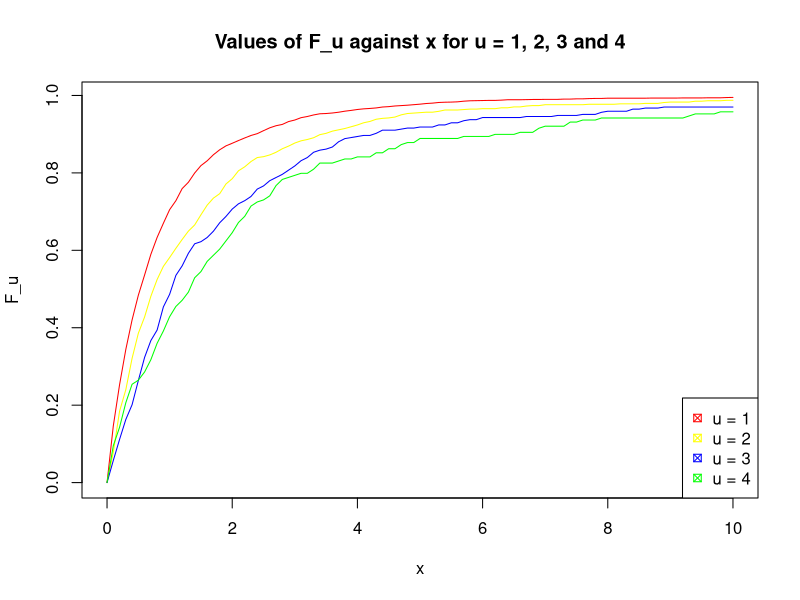

The R script that drew this image:
rpareto = function(n, alpha, lambda) {
  rp = lambda * ((1 - runif(n))^(-1/alpha) - 1)
  rp}
#Part (ia)
#part (i)
set.seed (123)

A_vec = rpareto(n = 25000, alpha = 3, lambda = 1)

head(A_vec, 8)

#part (ii)
A_exceed_u = function(A, u){
  E = pmax(A - u, 0) 
  output = E[E!=0]
  output}

head(A_exceed_u(A = A_vec, u = 1), 8)


#part(iii)
F_u = function(A_greater_than_u) {
  y = vector(length = 101)
  for (i in 1:101) {
    y[i] = length(A_greater_than_u[A_greater_than_u <= 0.1 * (i-1)]) / length(A_greater_than_u) 
  }
  y}

head(F_u(A_exceed_u(A = A_vec, u = 1)), 8)


#part(iv)
x = seq(from = 0, to = 10, by = 0.1)

plot(x, F_u(A_greater_than_u = A_exceed_u(A = A_vec, u = 1)), type = "l", main = "Values of F_u against x for u = 1, 2, 3 and 4", col = "red", ylab = "F_u")

lines(x, F_u(A_greater_than_u = A_exceed_u(A = A_vec, u = 2)), col = "yellow")
lines(x, F_u(A_greater_than_u = A_exceed_u(A = A_vec, u = 3)), col = "blue")
lines(x, F_u(A_greater_than_u = A_exceed_u(A = A_vec, u = 4)), col = "green")

legend("bottomright", legend = c("u = 1", "u = 2", "u = 3", "u = 4"), col = c("red", "yellow", "blue", "green"), pch = 7)
